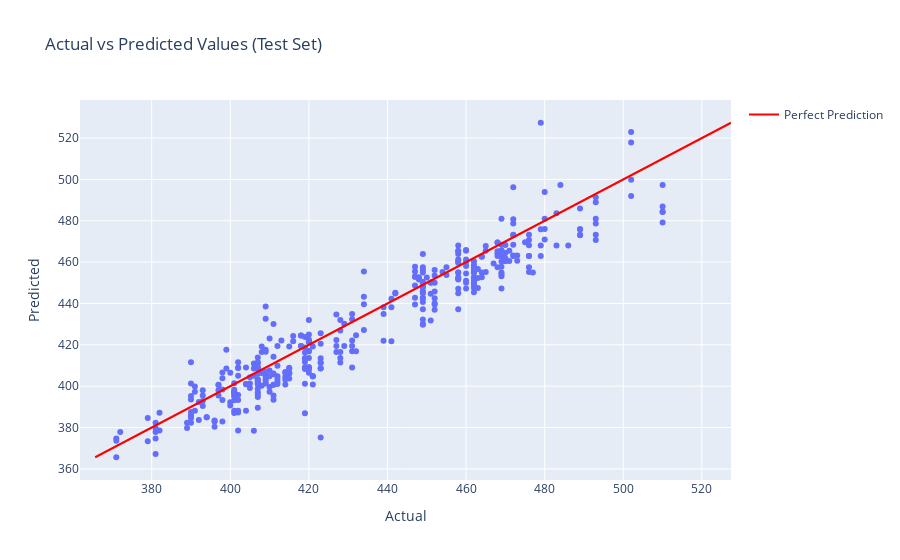

Notebook code cell kept with this figure:
### Code cell
### met de one-hot-encoded dataset, maar zonder extras

### defining the network
model = MLPRegressor(hidden_layer_sizes=(128, 64, 32), activation='identity', max_iter=2000, random_state=42)

model.fit(X_train, y_train)

y_val_pred = model.predict(X_val)
r2_val = r2_score(y_val, y_val_pred)
mse_val = mean_squared_error(y_val, y_val_pred)

print(f"Validation MSE: {mse_val:.3f}")
print(f"Validation R^2: {r2_val:.3f}")

y_test_pred = model.predict(X_test)
r2_test = r2_score(y_test, y_test_pred)
mse_test = mean_squared_error(y_test, y_test_pred)

print(f"Test MSE: {mse_test:.3f}")
print(f"Test R^2: {r2_test:.3f}")

results = pd.DataFrame({
    'Actual 2k tijd': y_test,
    'Predicted 2k tijd': y_test_pred,
    'Difference': y_test - y_test_pred
})
print(results.head(10))

### plotting the actual vs predicted values
data = pd.DataFrame({'Actual': y_test, 'Predicted': y_test_pred})
fig = px.scatter(data, x='Actual', y='Predicted', title="Actual vs Predicted Values (Test Set)")
min_val = min(data['Actual'].min(), data['Predicted'].min())
max_val = max(data['Actual'].max(), data['Predicted'].max())
fig.add_trace(go.Scatter(x=[min_val, max_val], y=[min_val, max_val], mode='lines', 
                         name='Perfect Prediction', line=dict(color='red')))
fig.show()

### Figure 1 — Plotly figure (JSON) as saved in the notebook; plotly's stock layout.template omitted (floating-point values rounded to 4 significant figures; data arrays with more than 128 entries replaced by an {"elided": "..."} marker saying what was removed)
{"data": [{"hovertemplate": "Actual=%{x}<br>Predicted=%{y}<extra></extra>", "legendgroup": "", "marker": {"color": "#636efa", "symbol": "circle"}, "mode": "markers", "name": "", "orientation": "v", "showlegend": false, "type": "scatter", "x": {"elided": "391 int values"}, "xaxis": "x", "y": {"elided": "391 float values"}, "yaxis": "y"}, {"line": {"color": "red"}, "mode": "lines", "name": "Perfect Prediction", "type": "scatter", "x": [365.6, 527.4], "y": [365.6, 527.4]}], "layout": {"legend": {"tracegroupgap": 0}, "title": {"text": "Actual vs Predicted Values (Test Set)"}, "xaxis": {"anchor": "y", "domain": [0, 1], "title": {"text": "Actual"}}, "yaxis": {"anchor": "x", "domain": [0, 1], "title": {"text": "Predicted"}}}}
